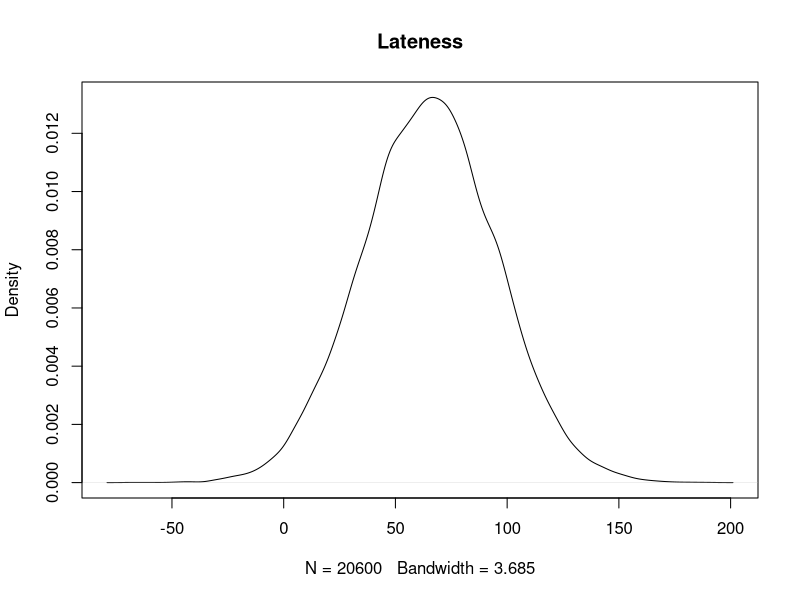
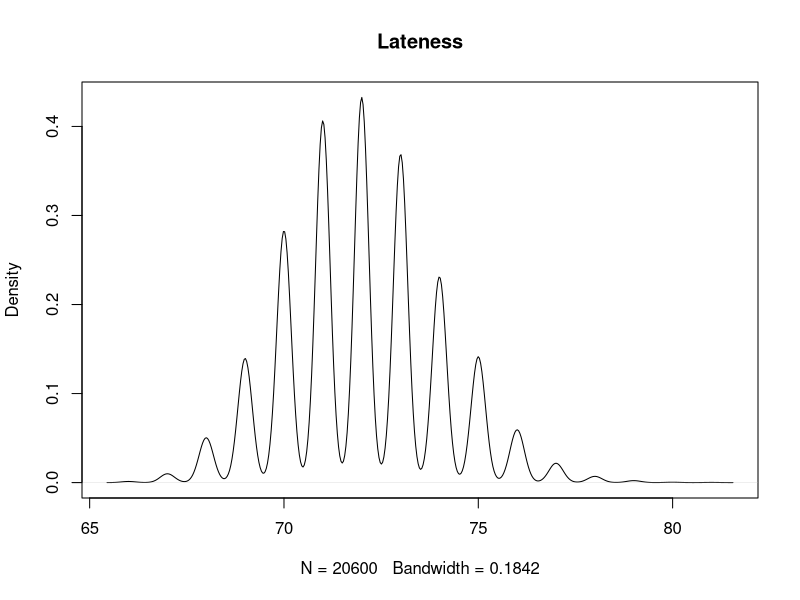
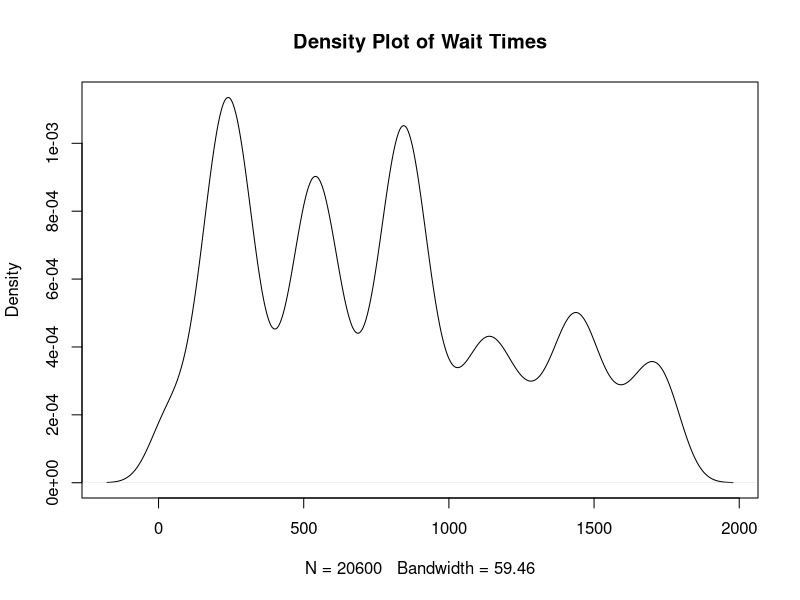
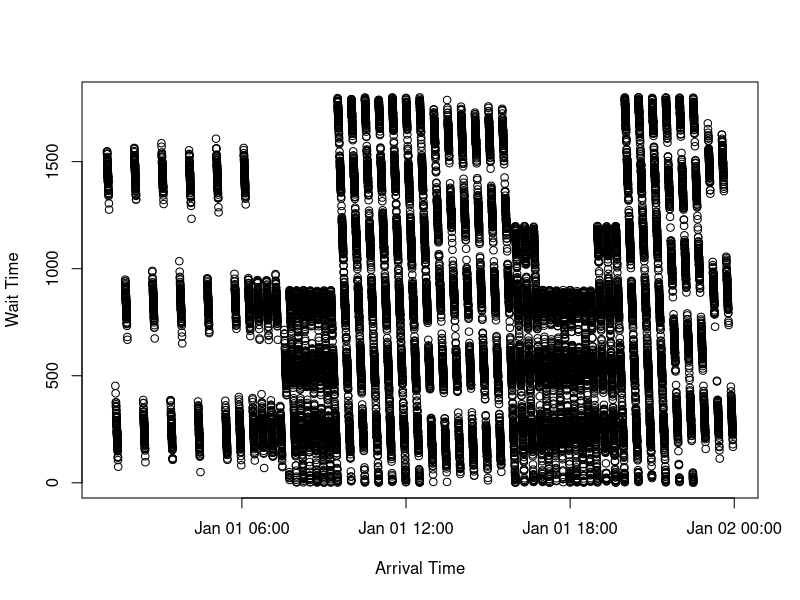
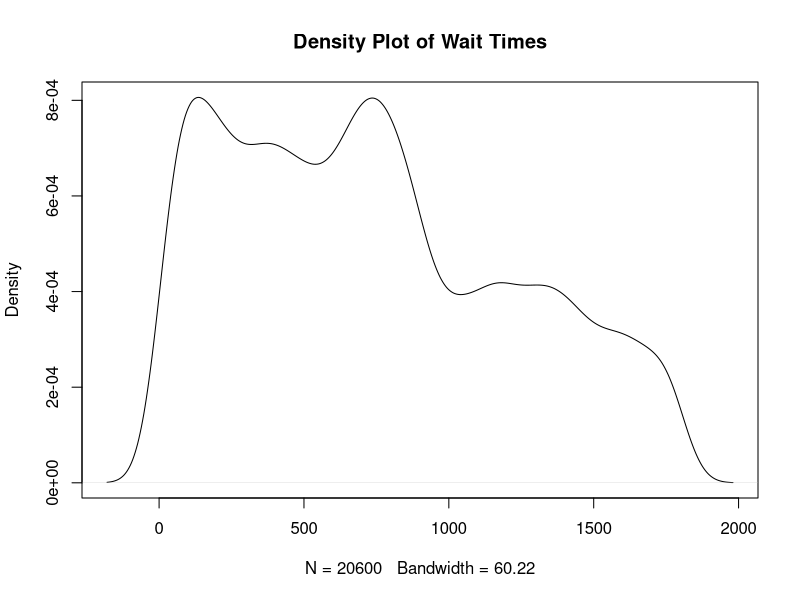
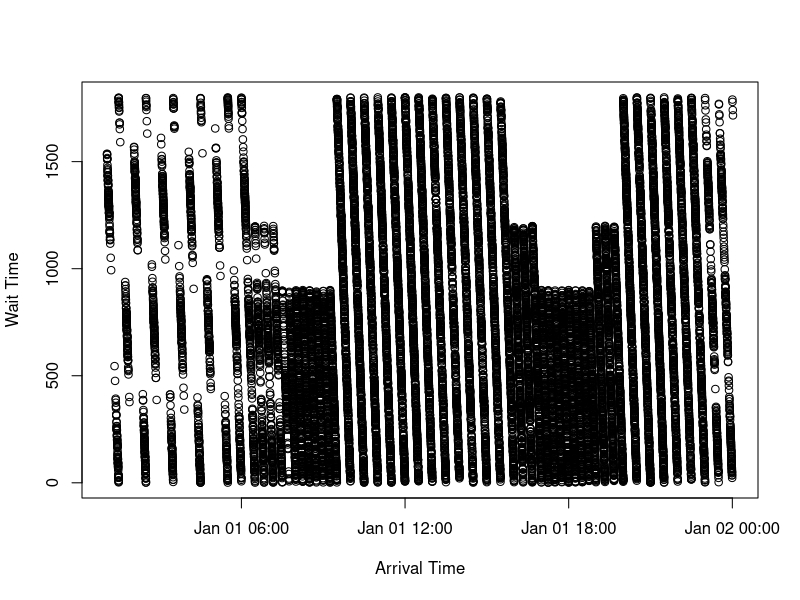
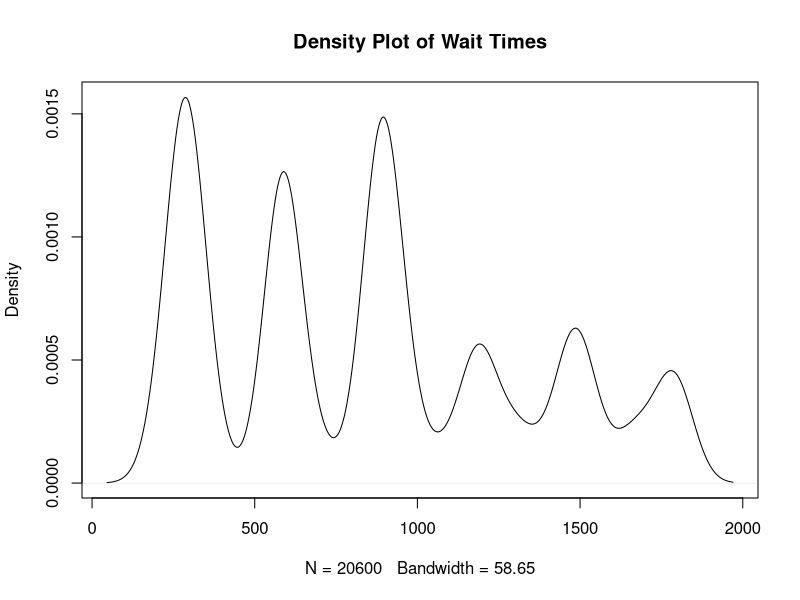
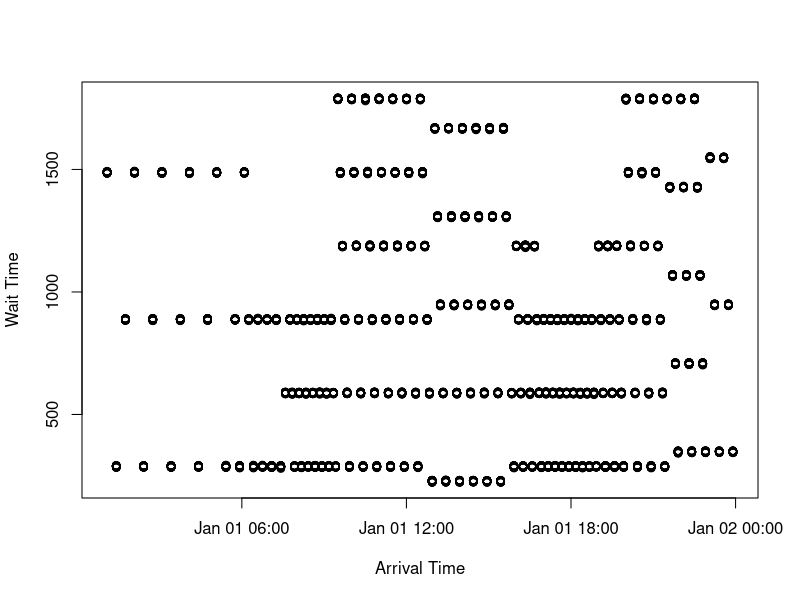

These charts were generated, in order, by the following R code:
## ---- chunk 1
knitr::opts_chunk$set(echo = TRUE)
## ---- chunk 2
start_time <- as.POSIXct("2018-01-01 01:04:00")
# train is every 20 minutes until 5:40ish
diff <- 60*20
times <- NULL
for(i in 1:15){
  if(i == 1){
    times[i] <- start_time
  } else {
    prev <- i - 1
  times[i] <- times[prev] + diff
  }
}
# train is every 10 minutes until 7:25ish
diff <- 60*10
for(i in 16:27){
  prev <- i - 1
  times[i] <- times[prev] + diff
}
# train is every 4-6 minutes until 12:25ish (will go with 5 mins)
diff <- 60*5
for(i in 28:88){
  prev <- i - 1
  times[i] <- times[prev] + diff
}
# train is every 6 minutes until 3:51ish
diff <- 60*6
for(i in 89:119){
  prev <- i - 1
  times[i] <- times[prev] + diff
}
# train is every 4-6 minutes until 9:37ish (pm) (will go with 5 mins)
diff <- 60*5
for(i in 119:187){
  prev <- i - 1
  times[i] <- times[prev] + diff
}
# train is every 6 minutes until 11ish
diff <- 60*6
for(i in 187:200){
  prev <- i - 1
  times[i] <- times[prev] + diff
}
# train is every 10 minutes till 12:50ish
diff <- 60*10
for(i in 201:206){
  prev <- i - 1
  times[i] <- times[prev] + diff
}
# convert back to POSIX
class(times) <- c('POSIXt', 'POSIXct')
## ---- chunk 3
ferry_start <- as.POSIXct("2018-01-01 00:00:00")
# every half hour until 6:30 (then goes to 6:50)
diff <- 60*30
ferry_times <- NULL
for(i in 1:14){
  if(i == 1){
    ferry_times[i] <- ferry_start
  } else {
    prev <- i - 1
  ferry_times[i] <- ferry_times[prev] + diff
  }
}
# next 3 are every 20 minutes
diff <- 60*20
for(i in 15:17){
  prev <- i - 1
  ferry_times[i] <- ferry_times[prev] + diff
}
# every 15 minutes
diff <- 60*15
for(i in 18:25){
  prev <- i - 1
  ferry_times[i] <- ferry_times[prev] + diff
    
}
# every 30 minutes
diff <- 60*30
for(i in 26:38){
  prev <- i - 1
  ferry_times[i] <- ferry_times[prev] + diff
}
# every 20 minutes
diff <- 60*20
for(i in 39:41){
  prev <- i - 1
  ferry_times[i] <- ferry_times[prev] + diff
}
# every 15 minutes
diff <- 60*15
for(i in 42:49){
  prev <- i - 1
  ferry_times[i] <- ferry_times[prev] + diff
}
# every 20 minutes
diff <- 60*20
for(i in 50:52){
  prev <- i - 1
  ferry_times[i] <- ferry_times[prev] + diff
}
# every 30 minutes
diff <- 60*30
for(i in 53:61){
  prev <- i - 1
  ferry_times[i] <- ferry_times[prev] + diff
}
# Convert back to time
class(ferry_times) <- c('POSIXt', 'POSIXct')
## ---- chunk 4
norm_sims <- function(days,noise_mean, noise_sd, seed, exit_time){
  # Initiate data frame
  data <- NULL
  # Create timestamps for given # of days
  data$schedule <- rep(times,days)
  # Add in the day id
  data$dayid <- rep(1:days, each = length(times))
  
  # Create the noise term (in seconds)
  set.seed(seed)
  data$noise <- rnorm(length(data$schedule),noise_mean,noise_sd)
  # Round for time 
  data$noise <- round(data$noise,0)
  
  # Create updated arrival time
  data$arrival <- data$schedule + data$noise + exit_time
  
  # return the data
  return(as.data.frame(data))
}
## ---- chunk 5
sim1 <- norm_sims(days = 100, noise_mean = 65, noise_sd = 30, seed = 10314, exit_time = 0)

summary(sim1$noise)
plot(density(sim1$noise), main = "Lateness")
## ---- chunk 6
beta_sims <- function(days,noise_beta, noise_alpha, seed, exit_time){
  # Initiate data frame
  data <- NULL
  # Create timestamps for given # of days
  data$schedule <- rep(times,days)
  # Add in the day id
  data$dayid <- rep(1:days, each = length(times))
  
  # Create the noise term (in seconds)
  set.seed(seed)
  data$noise <- rbeta(length(data$schedule),shape2 = noise_beta,shape1 = noise_alpha)
   # Convert to seconds
  data$noise <- data$noise*60 + 60
  # Round for time 
  data$noise <- round(data$noise,0)

  # Create updated arrival time
  data$arrival <- data$schedule + data$noise + exit_time
  
  # return the data
  return(as.data.frame(data))
}
## ---- chunk 7
sim1 <- beta_sims(days = 100, noise_beta = 120, noise_alpha = 30, seed = 10314, exit_time = 0)

summary(sim1$noise)
plot(density(sim1$noise), main = "Lateness")
## ---- chunk 8
get_wait <- function(data){
  ## Step 1: Find the closest ferry
  closest_ferry <- unlist(lapply(data$arrival, FUN = function(x) min(which((ferry_times - x)>0))))

  data$closest_ferry <- closest_ferry
  
  ## Step 2: Get ferry time stamp
  ferry_timestamp <- unlist(lapply(data$closest_ferry, FUN = function(x)ferry_times[x]))
  data$ferry_departure <- ferry_timestamp
  class(data$ferry_departure) <- c('POSIXt', 'POSIXct')
  
  ## Step 3: Obtain wait times
  data$wait_time <- as.numeric(data$ferry_departure - data$arrival)
  
  # if it looks like it's in minutes, change to seconds
  if(mean(data$wait_time)<120){
      data$wait_time <- data$wait_time*60
  } else {
    
  }

  ## Step 4: Obtain scheduled wait times
  data$wait_time_predicted <- as.numeric(data$ferry_departure - data$schedule)*60
  
  ## Step 5: Obtain scheduled closest ferries
  data$closest_ferry_predicted <- unlist(lapply(data$schedule, FUN = function(x) min(which((ferry_times - x)>0))))

  ## Step 6: Get the predicted ferry connections
  data$ferry_predicted <- unlist(lapply(data$closest_ferry, FUN = function(x)ferry_times[x]))

class(data$ferry_predicted) <- c('POSIXt', 'POSIXct')

return(data)
}
## ---- chunk 9
sims <- norm_sims(days = 100, noise_mean = 120, noise_sd = 60, seed = 10314, exit_time = 0)
sims_results <- get_wait(sims)

summary(sims_results$wait_time)
# % different from their actual connections?
paste("Percentage of connections that are unchanged due to delay",sum(sims_results$closest_ferry==sims_results$closest_ferry_predicted)/dim(sims_results)[1])

# graph it
plot(density(sims_results$wait_time), main = "Density Plot of Wait Times")
plot(y = sims_results$wait_time, x = sims_results$arrival, main = "", xlab = "Arrival Time", ylab = "Wait Time")
## ---- chunk 10
sims2 <- norm_sims(days = 100, noise_mean = 240, noise_sd = 120, seed = 10314, exit_time = 0)
sims_results2 <- get_wait(sims2)

# NOTE: current issue coming from some dates being made that are pushed onto the next day. Solution: added 12:30am ferry for next day so that it'll recognize that time stamp as teh closest

summary(sims_results2$wait_time)
# % different from their actual connections?
paste("Percentage of connections that are unchanged due to delay",sum(sims_results2$closest_ferry==sims_results2$closest_ferry_predicted)/dim(sims_results2)[1])

# graph it
plot(density(sims_results2$wait_time), main = "Density Plot of Wait Times")
plot(y = sims_results2$wait_time, x = sims_results2$arrival, main = "", xlab = "Arrival Time", ylab = "Wait Time")
## ---- chunk 11
sims3 <- beta_sims(days = 100, noise_beta = 120, noise_alpha = 30, seed = 10314, exit_time = 0)
sims_results3 <- get_wait(sims3)

summary(sims_results3$wait_time)
# % different from their actual connections?
paste("Percentage of connections that are unchanged due to delay",sum(sims_results3$closest_ferry==sims_results3$closest_ferry_predicted)/dim(sims_results3)[1])

# graph it
plot(density(sims_results3$wait_time), main = "Density Plot of Wait Times")
plot(y = sims_results3$wait_time, x = sims_results3$arrival, main = "", xlab = "Arrival Time", ylab = "Wait Time")
## ---- chunk 12
sims4 <- norm_sims(days = 100, noise_mean = 120, noise_sd = 60, seed = 10314, exit_time = 120)
sims_results4 <- get_wait(sims4)

summary(sims_results4$wait_time)
# % different from their actual connections?
paste("Percentage of connections that are unchanged due to delay",sum(sims_results4$closest_ferry==sims_results4$closest_ferry_predicted)/dim(sims_results4)[1])

# graph it
plot(density(sims_results4$wait_time), main = "Density Plot of Wait Times")
plot(y = sims_results4$wait_time, x = sims_results4$arrival, main = "", xlab = "Arrival Time", ylab = "Wait Time")
## ---- chunk 13
sims5 <- norm_sims(days = 100, noise_mean = 240, noise_sd = 120, seed = 10314, exit_time = 120)
# add the 2 minutes to exit station
sims5$arrival <- sims5$arrival + 120
sims_results5 <- get_wait(sims5)

summary(sims_results5$wait_time)
# % different from their actual connections?
paste("Percentage of connections that are unchanged due to delay",sum(sims_results5$closest_ferry==sims_results5$closest_ferry_predicted)/dim(sims_results5)[1])

# graph it
plot(density(sims_results5$wait_time), main = "Density Plot of Wait Times")
plot(y = sims_results5$wait_time, x = sims_results5$arrival, main = "", xlab = "Arrival Time", ylab = "Wait Time")
## ---- chunk 14
sims6 <- beta_sims(days = 100, noise_beta = 120, noise_alpha = 30, seed = 10314, exit_time = 120)
# add the 2 minutes to exit station
sims6$arrival <- sims6$arrival + 120
sims_results6 <- get_wait(sims6)

summary(sims_results6$wait_time)
# % different from their actual connections?
paste("Percentage of connections that are unchanged due to delay",sum(sims_results6$closest_ferry==sims_results6$closest_ferry_predicted)/dim(sims_results6)[1])

# graph it
plot(density(sims_results6$wait_time), main = "Density Plot of Wait Times")
plot(y = sims_results6$wait_time, x = sims_results6$arrival, main = "", xlab = "Arrival Time", ylab = "Wait Time")
